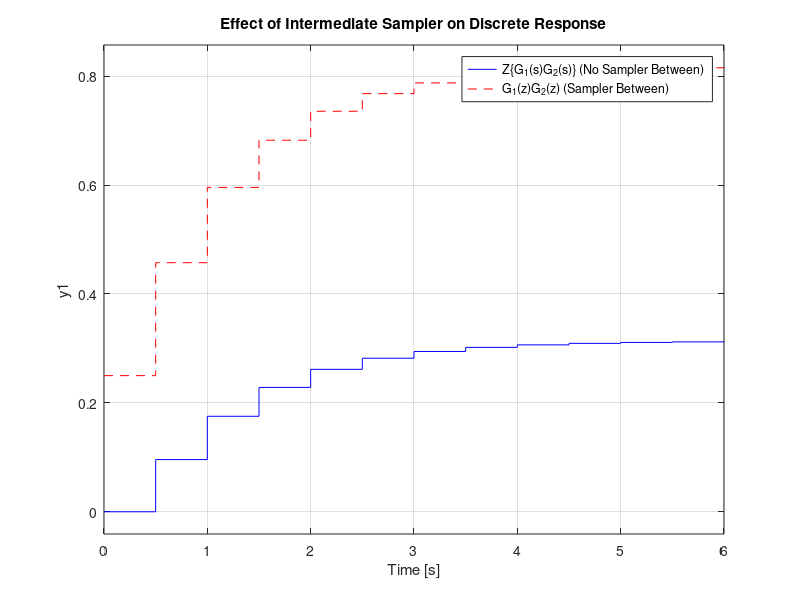

Recreate this plot in MATLAB.
clc; clear; close all;
T = 0.5;
s = tf('s');
G1_s = 1 / (s + 1);
G2_s = 1 / (s + 3);
% Case 1: No sampler between blocks -> Z{G1(s)*G2(s)}
G1G2_z = c2d(G1_s * G2_s, T, 'impulse');
% Case 2: Sampler between blocks -> G1(z) * G2(z)
G1_z = c2d(G1_s, T, 'impulse');
G2_z = c2d(G2_s, T, 'impulse');
G1_times_G2_z = G1_z * G2_z;
disp('Case 1: Z{G1(s)*G2(s)} (No intermediate sampler):'); disp(G1G2_z);
disp('Case 2: G1(z)*G2(z) (With intermediate sampler):'); disp(G1_times_G2_z);
figure;
step(G1G2_z, 'b-', G1_times_G2_z, 'r--', 6);
legend('Z\{G_1(s)G_2(s)\} (No Sampler Between)', 'G_1(z)G_2(z) (Sampler Between)');
grid on; title('Effect of Intermediate Sampler on Discrete Response');
